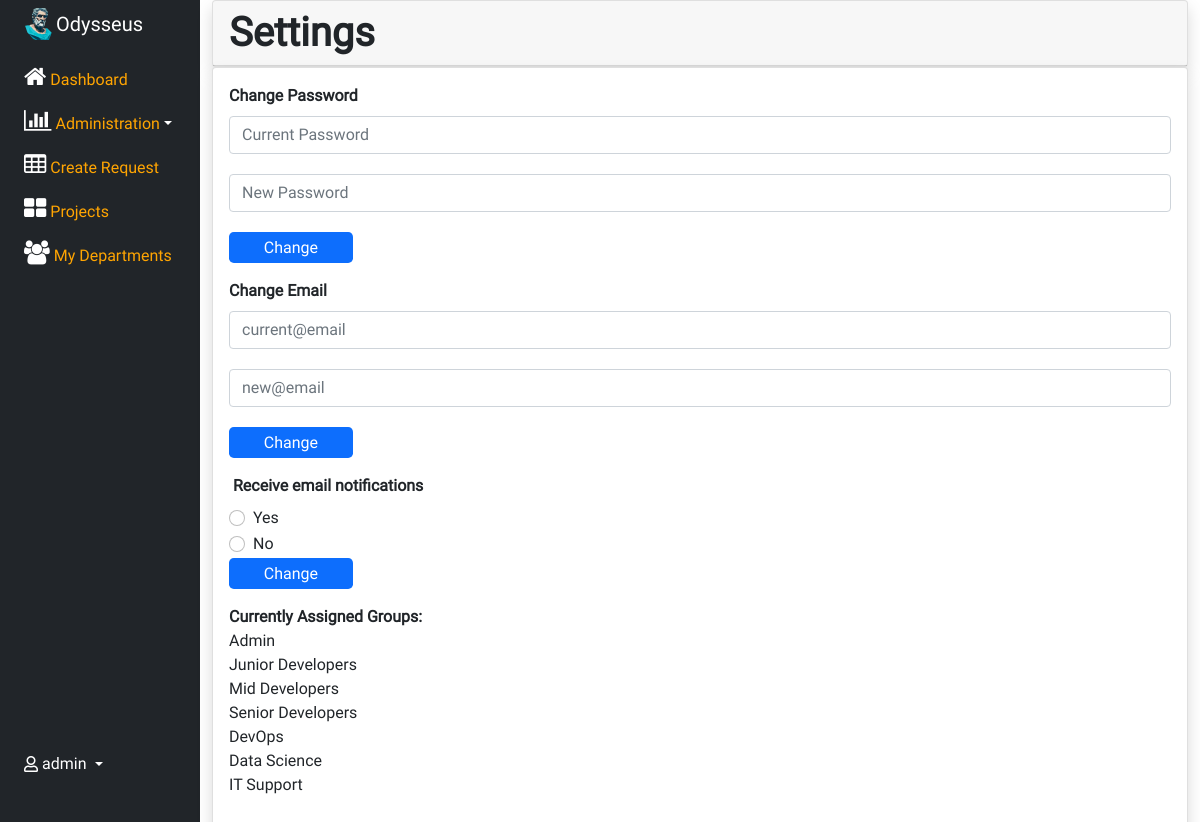
Page /user_settings (signed in) on the committed database.
### app/models/models.py (models this page shows, shortened)
class Group(db.Model):
    id = db.Column("id", db.Integer, primary_key=True, unique=True)
    name = db.Column("name", db.String(30), unique=True)

### app/settings/routes.py (the view)
@settings.route('/user_settings', methods=["GET"])
def user_dashboard():
    if session_active():
        groups_id = [result.group_id for result in Query.find_all(UserGroup, {"user_id": session["user_id"]})]
        groups = [Query.find_first(Group, {"id": _id}) for _id in groups_id]
        return render_template('settings.html', groups=groups)
    return redirect(url_for("home.display_home_page"))

### app/utils/queries.py (called while the page is built)
    @staticmethod
    def find_first(table: 'db.Model', names_and_values: dict) -> 'db.Model':
        return table.query.filter_by(**names_and_values).first()

    @staticmethod
    def find_all(table: 'db.Model', names_and_values: dict) -> list['db.Model']:
        return table.query.filter_by(**names_and_values).all()

### app/utils/util_methods.py (called while the page is built)
def session_active() -> bool:
    return True if session.get('user_id') else False

### app/templates/settings.html (shortened to what this page needs)
{% extends 'main_template.html' %}
        {% block content %}
                    <div class="card-header d-flex flex-wrap justify-content-center align-items-center justify-content-sm-between gap-3">
                        <h5 class="display-6 text-nowrap text-capitalize mb-0" style="font-weight: bold;">Settings</h5>
                    </div>
                </div>
                    <div class="card shadow mb-3">
                        <div class="card-body">
                            <form action="/change_password" method="post">
                            <div class="mb-3">
                                <label class="form-label" for="client_description"><strong>Change</strong>&nbsp;<strong>Password</strong><br></label>
                                <input class="form-control" type="password" name="current_password" placeholder="Current Password" style="margin-bottom: 20px;">
                                <input class="form-control" type="password" name="new_password" placeholder="New Password" style="margin: 0px;margin-bottom: 20px;">
                                <div class="text-start mb-3">
                                    <button class="btn btn-primary btn-lg text-center" type="submit" style="width: 123.672px;height: 31px;border-width: 0px;font-size: 16px;padding: 0px 16px;margin: 0px;">Change</button>
                                </div>
                            </div>
                            </form>
                            <form action="/change_email" method="post">
                            <div class="mb-3">
                                <label class="form-label"><strong>Change</strong>&nbsp;<strong>Email</strong><br></label>
                                <input class="form-control" type="email" name="current_email" placeholder="current@email" style="margin-bottom: 20px;">
                                <input class="form-control" type="email" name="new_email" placeholder="new@email" style="margin-bottom: 20px;">
                                <div class="text-start mb-3"><button class="btn btn-primary btn-lg text-center" type="submit" style="width: 123.672px;height: 31px;border-width: 0px;font-size: 16px;padding: 0px 16px;margin: 0px;">Change</button></div>
                            </div>
                            </form>
                            <form action="/change_email_notifications" method="post">
                            <div class="mb-3"><label class="form-label"><strong>&nbsp;Receive email notifications</strong></label>
                                <div class="form-group mb-3">
                                    <div class="form-check"><input class="form-check-input" type="radio" name="email_options" value="option_yes" required=""><label class="form-check-label">Yes</label></div>
                                    <div class="form-check"><input class="form-check-input" type="radio" name="email_options" value="option_no" required=""><label class="form-check-label">No</label></div>
                                    <div class="text-start mb-3"><button class="btn btn-primary btn-lg text-center" type="submit" style="width: 123.672px;height: 31px;border-width: 0px;font-size: 16px;padding: 0px 16px;margin: 0px;">Change</button></div>
                                </div>
                            </form>
                            </div>
                            <div class="row mb-2">
                                <div class="col">
                                    <div class="mb-3"><strong>Currently</strong>&nbsp;<strong>Assigned Groups:</strong><br>
                                        {%for group in groups %}
                                        <a>{{group.name}}</a>
                                            <br>
                                        {% endfor %}
                                    </div>
                                </div>
                            </div>
                        </div>
                    </div>
        {%endblock%}

### app/templates/main_template.html (shortened to what this page needs)
<!DOCTYPE html>
<html lang="en" style="--bs-primary: #ffa502;--bs-primary-rgb: 255,165,2;font-family: Roboto, sans-serif;">
<head>
    <link rel="stylesheet"  href="{{ url_for('static', filename="assets/bootstrap/css/bootstrap.min.css") }}">
    <link rel="stylesheet" href="{{ url_for('static', filename="assets/css/Roboto.css") }}">
    <link rel="stylesheet" href="{{ url_for('static', filename="assets/fonts/fontawesome-all.min.css") }}">
    <link rel="stylesheet" href="{{ url_for('static', filename="assets/fonts/font-awesome.min.css") }}">
    <link rel="stylesheet" href="{{ url_for('static', filename="assets/fonts/fontawesome5-overrides.min.css") }}">
    <link rel="stylesheet" href="{{ url_for('static', filename="assets/css/styles.css") }}">
</head>
<body style="font-family: Roboto, sans-serif;">
    <div class="container-fluid">
        <div class="row row flex-nowrap">
            <div class="min-vh-100 col text-primary col-auto col-md-3 col-xl-2 px-sm-2 px-0 bg-dark">
                <div class="position-fixed d-flex flex-column align-items-center align-items-sm-start px-3 pt-2 text-white min-vh-100"><a href="/" class="d-flex align-items-center pb-3 mb-md-0 me-md-auto text-white text-decoration-none" style="font-size: 17px;"><img alt="" width="42" height="42" style="width: 32px;height: 32px;" src="{{ url_for('static', filename="assets/img/odysseus_logo.png") }}"><span class="fs-5 d-none d-sm-inline" style="font-family: Roboto, sans-serif;font-size: 17px;">Odysseus</span></a>
                    <ul class="nav nav-pills flex-column mb-sm-auto mb-0 align-items-center align-items-sm-start" id="menu" style="color: rgb(255,255,255);">
                        <li class="nav-item"><a href="/" class="nav-link align-middle px-0"><i class="fa fa-home fs-4 bi-house" style="color: rgb(255,255,255);"></i><span class="text-primary ms-1 d-none d-sm-inline">Dashboard</span></a></li>
                        <li class="nav-item"><a class="link-primary nav-link px-0 align-middle dropdown-toggle" href="#submenu1" data-bs-toggle="collapse" role="button" aria-expanded="false" aria-controls="submenu1" style="color: rgb(255,255,255);"><i class="fa fa-bar-chart fs-4 bi-speedometer2" style="color: rgb(255,255,255);"></i><span class="text-primary ms-1 d-none d-sm-inline">Administration</span></a>
                        </li>
                        <li><a href="/new-request" class="nav-link px-0 align-middle"><i class="fa fa-table fs-4 bi-table" style="color: rgb(255,255,255);"></i><span class="text-primary ms-1 d-none d-sm-inline">Create Request</span></a></li>
                        <li><a href="/future" class="nav-link px-0 align-middle"><i class="fa fa-th-large fs-4 bi-grid" style="color: rgb(255,255,255);"></i><span class="text-primary ms-1 d-none d-sm-inline">Projects</span></a>
                        </li>
                        <li><a href="/my-departments" class="nav-link px-0 align-middle"><i class="fa fa-users fs-4 bi-people" style="color: rgb(255,255,255);"></i><span class="text-primary ms-1 d-none d-sm-inline">My Departments</span></a></li>
                    </ul>
                    <div class="dropdown pb-4"><a href="#" class="d-flex align-items-center text-white text-decoration-none dropdown-toggle" id="dropdownUser1" data-bs-toggle="dropdown" aria-expanded="false"><i class="far fa-user"></i><span class="d-none d-sm-inline mx-1">{{ session["user"] }}</span></a>
                    </div>
                </div>
            </div>
        <div class="col-12 col-xl-10 col-xxl-10">
                <div class="card shadow">
            {% block content %} {% endblock %}
        </div>
    </div>
</body>
</html>

### rows in the picture
Group: user "admin", name "Admin"
Group: name "Junior Developers"
Group: name "Mid Developers"
Group: name "Senior Developers"
Group: name "DevOps"
Group: name "Data Science"
Group: name "IT Support"
